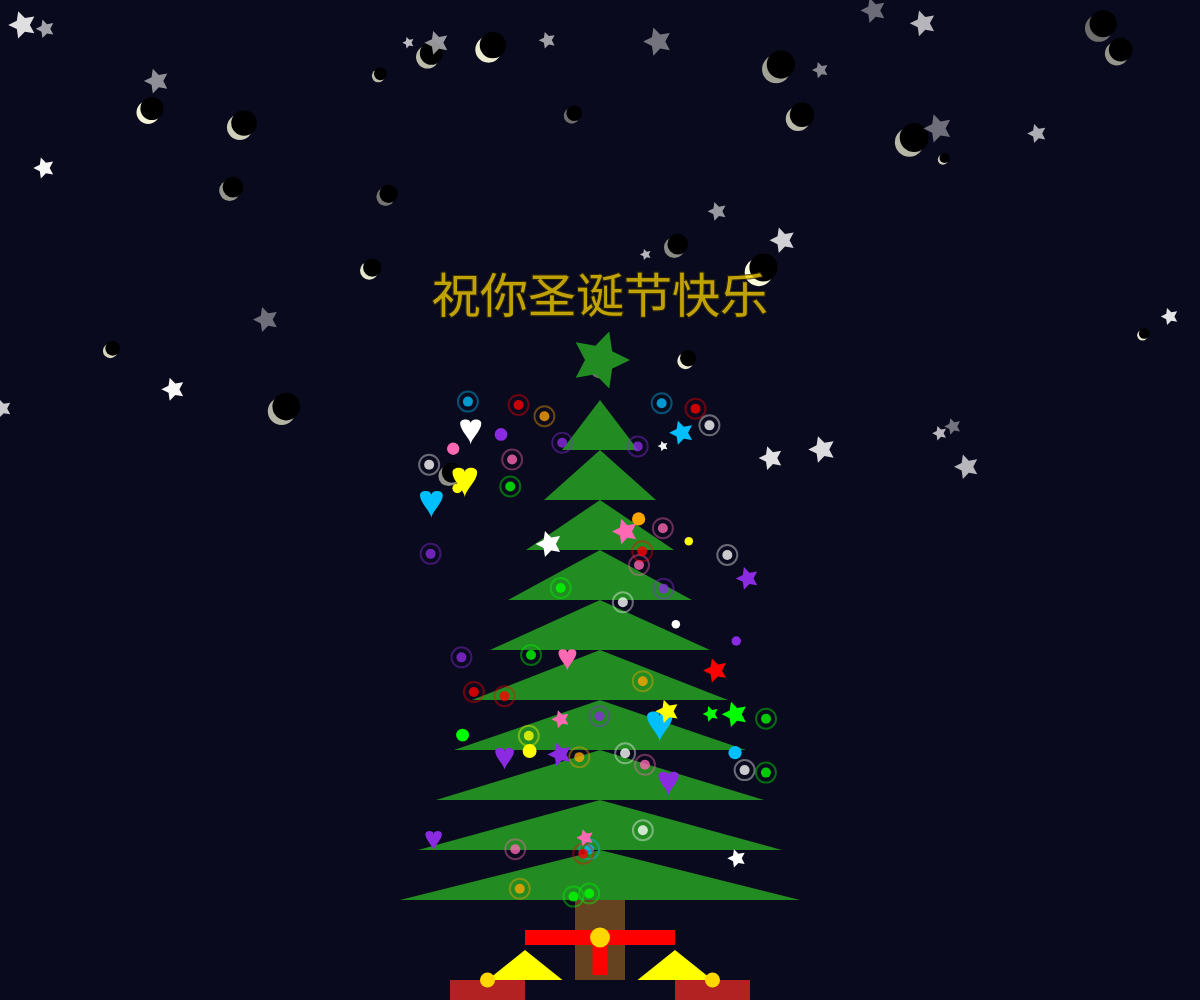
Frame 1 (no input)
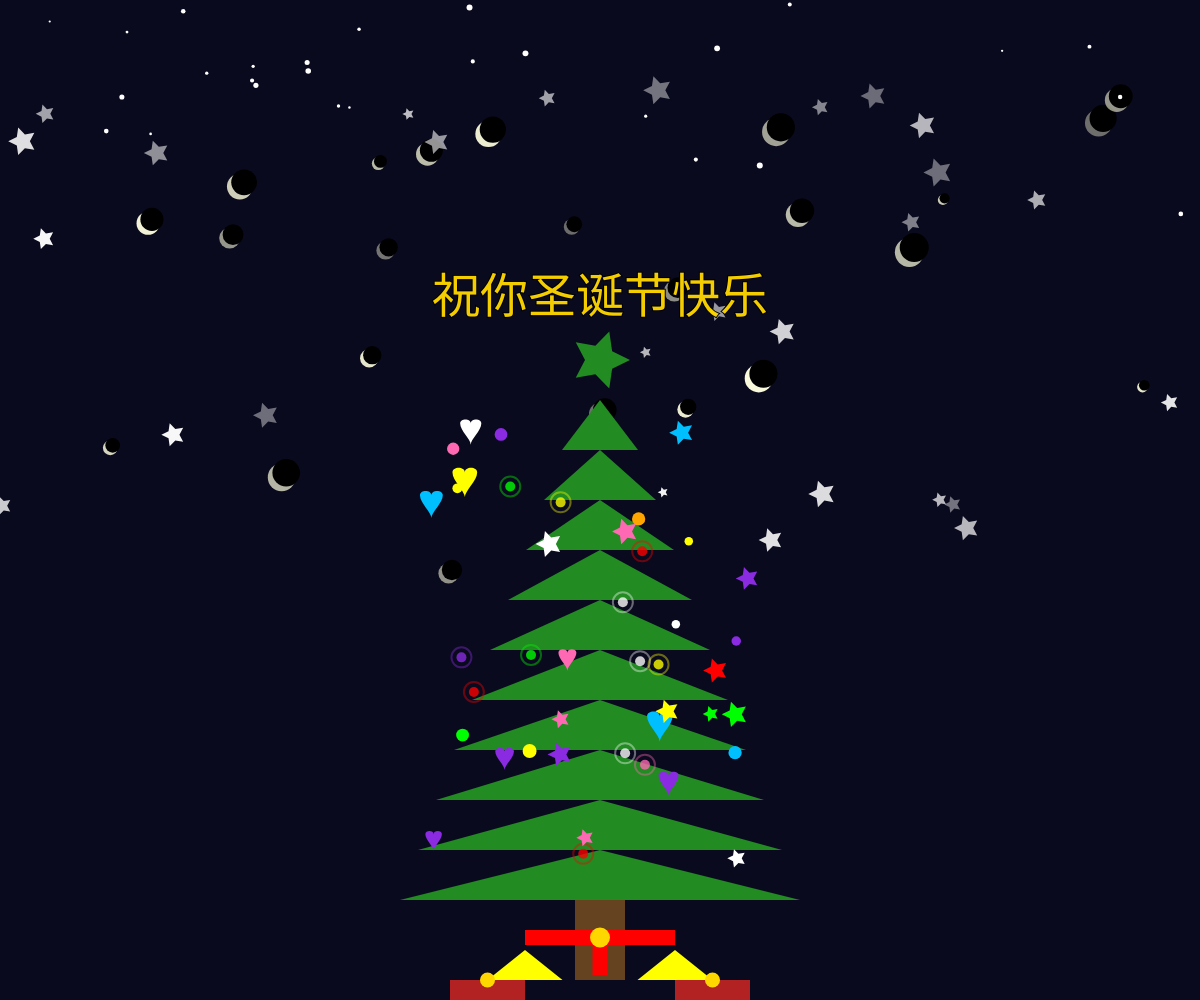
Frame 60 (no input)
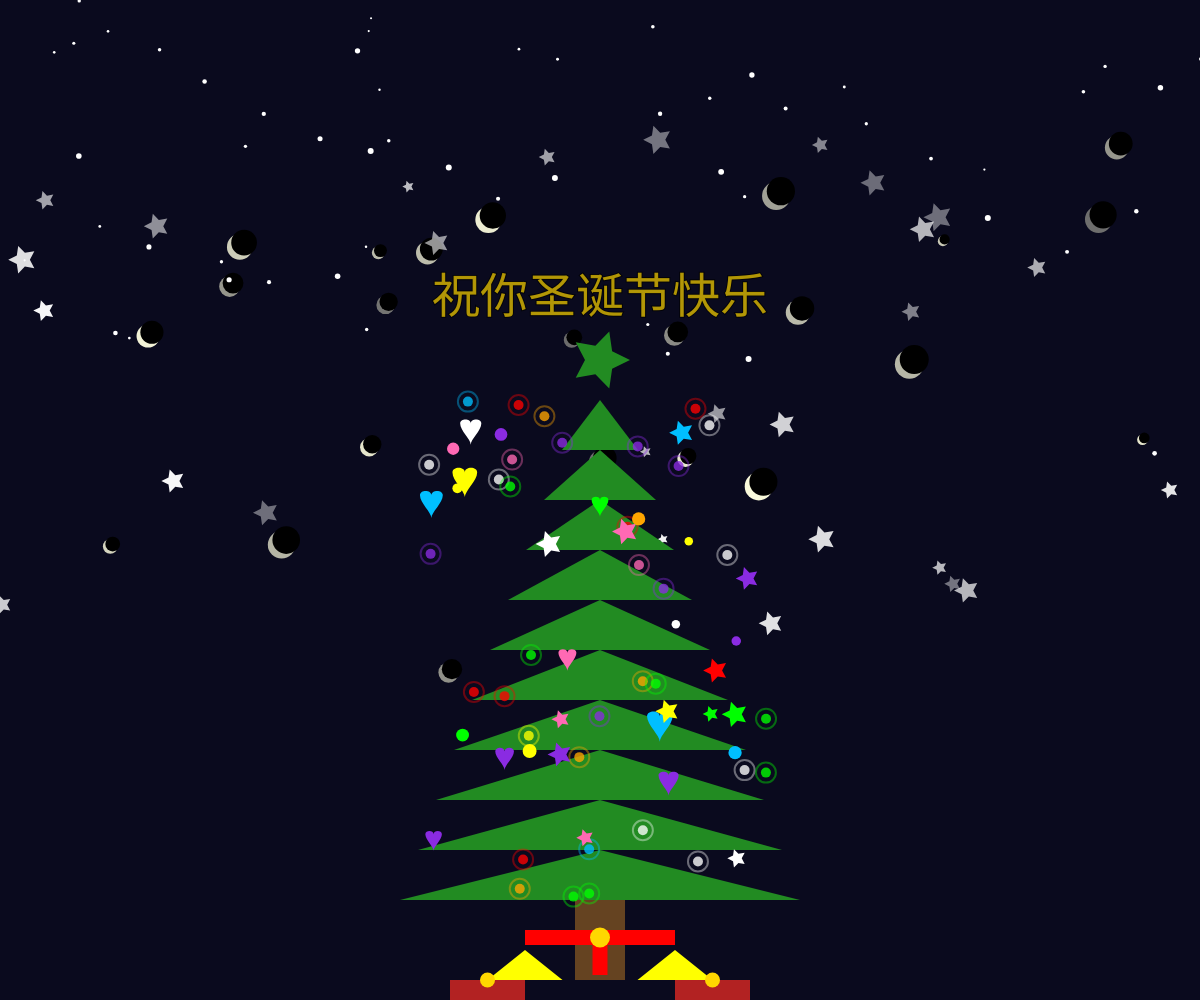
Frame 120 (the mouse pressed at the canvas centre since frame 60)

The p5.js sketch that drew these frames (run headless with seeded random() and noise() and a simulated clock; from frame 60 on, the mouse is pressed at the canvas centre):

// p5.js sketch
// ── sketch.js
// 定义颜色
const COLORS = [
  [255, 0, 0], // 红色
  [255, 255, 0], // 黄色
  [0, 191, 255], // 蓝色
  [255, 255, 255], // 白色
  [255, 105, 180], // 浅粉色
  [0, 255, 0], // 绿色
  [255, 165, 0], // 橙色
  [138, 43, 226], // 紫色
];

// 雪花类
class Snowflake {
  constructor() {
    this.reset();
  }

  reset() {
    this.x = random(0, width);
    this.y = random(-height, 0);
    this.speed = random(1, 4);
    this.size = random(2, 6);
    this.angle = random(TWO_PI);
    this.angularSpeed = random(-0.02, 0.02);
  }

  fall() {
    this.y += this.speed;
    this.x += sin(this.angle) * 0.5; // 轻微左右摆动
    this.angle += this.angularSpeed;

    if (this.y > height) {
      this.reset();
      this.y = 0;
    }
  }

  display() {
    noStroke();
    fill(255);
    ellipse(this.x, this.y, this.size);
  }
}

// 灯光类
class Light {
  constructor(x, y, color) {
    this.x = x;
    this.y = y;
    this.color = color;
    this.visible = true;
    this.timer = int(random(0, 60));
    this.flashInterval = int(random(30, 90));
  }

  update() {
    this.timer += 1;
    if (this.timer >= this.flashInterval) {
      this.visible = !this.visible;
      this.timer = 0;
      this.flashInterval = int(random(30, 90));
    }
  }

  display() {
    if (this.visible) {
      noStroke();
      fill(this.color[0], this.color[1], this.color[2], 200); // 半透明
      ellipse(this.x, this.y, 10);
      // 添加光晕效果
      noFill();
      stroke(this.color[0], this.color[1], this.color[2], 100);
      strokeWeight(2);
      ellipse(this.x, this.y, 20);
    }
  }
}

// 彩球类
class Ornament {
  constructor(x, y, color, size, shape = "circle") {
    this.x = x;
    this.y = y;
    this.color = color;
    this.size = size;
    this.shape = shape;
  }

  display() {
    noStroke();
    fill(this.color);
    if (this.shape === "circle") {
      ellipse(this.x, this.y, this.size);
    } else if (this.shape === "star") {
      drawStar(this.x, this.y, this.size / 2, this.size, 5);
    } else if (this.shape === "heart") {
      drawHeart(this.x, this.y, this.size);
    }
  }
}

// 动态文字类
class Message {
  constructor(x, y, msg, size, color) {
    this.x = x;
    this.y = y;
    this.msg = msg;
    this.size = size;
    this.color = color;
    this.alpha = 0; // 初始透明度
    this.fadeDirection = 1; // 1为淡入，-1为淡出
    this.glowRadius = 0; // 光晕半径
    this.glowDirection = 1; // 光晕扩展方向
  }

  update() {
    // 控制透明度变化，创建淡入淡出效果
    this.alpha += this.fadeDirection * 2;
    if (this.alpha > 255) {
      this.alpha = 255;
      this.fadeDirection = -1;
    } else if (this.alpha < 150) {
      this.alpha = 150;
      this.fadeDirection = 1;
    }

    // 控制光晕半径变化，创建脉动效果
    this.glowRadius += this.glowDirection * 0.5;
    if (this.glowRadius > 15 || this.glowRadius < 5) {
      this.glowDirection *= -1;
    }
  }

  display() {
    push();
    textFont("Arial"); // 使用内置字体
    textSize(this.size);
    textAlign(CENTER, CENTER);

    // 添加光晕效果
    drawingContext.shadowBlur = this.glowRadius;
    // 将 p5.js color 对象转换为 rgba() 字符串
    let c = color(this.color[0], this.color[1], this.color[2], this.alpha);
    let r = red(c);
    let g = green(c);
    let b = blue(c);
    let a = alpha(c) / 255;
    drawingContext.shadowColor = `rgba(${r},${g},${b},${a})`;

    // 添加文字描边
    stroke(0, this.alpha); // 黑色描边
    strokeWeight(2);
    fill(this.color[0], this.color[1], this.color[2], this.alpha);
    text(this.msg, this.x, this.y);
    pop();
  }
}

// 绘制星形
function drawStar(x, y, radius1, radius2, npoints) {
  let angle = TWO_PI / npoints;
  let halfAngle = angle / 2.0;
  beginShape();
  for (let a = 0; a < TWO_PI; a += angle) {
    let sx = x + cos(a) * radius1;
    let sy = y + sin(a) * radius1;
    vertex(sx, sy);
    sx = x + cos(a + halfAngle) * radius2;
    sy = y + sin(a + halfAngle) * radius2;
    vertex(sx, sy);
  }
  endShape(CLOSE);
}

// 绘制心形
function drawHeart(x, y, size) {
  beginShape();
  vertex(x, y);
  bezierVertex(x, y - size / 2, x - size, y - size / 2, x - size, y);
  bezierVertex(x - size, y + size / 1.5, x, y + size * 1.5, x, y + size * 2);
  bezierVertex(x, y + size * 1.5, x + size, y + size / 1.5, x + size, y);
  bezierVertex(x + size, y - size / 2, x, y - size / 2, x, y);
  endShape(CLOSE);
}

// 背景元素类（例如星星、月亮等）
class BackgroundElement {
  constructor(x, y, type = "star") {
    this.x = x;
    this.y = y;
    this.type = type;
    this.size = random(5, 15);
    this.alpha = random(100, 255);
    this.speed = random(0.5, 2);
  }

  update() {
    this.y += this.speed;
    if (this.y > height) {
      this.y = 0;
      this.x = random(0, width);
    }
  }

  display() {
    noStroke();
    if (this.type === "star") {
      fill(255, 255, 255, this.alpha);
      drawStar(this.x, this.y, this.size / 2, this.size, 5);
    } else if (this.type === "moon") {
      fill(255, 255, 224, this.alpha);
      ellipse(this.x, this.y, this.size * 2, this.size * 2);
      fill(0);
      ellipse(
        this.x + this.size / 3,
        this.y - this.size / 3,
        this.size * 2,
        this.size * 2
      );
    }
  }
}

let snowflakes = [];
const NUM_SNOWFLAKES = 200;

let lights = [];
const NUM_LIGHTS = 50;

let ornaments = [];
const NUM_ORNAMENTS = 30;

let backgroundElements = [];
const NUM_BACKGROUND_ELEMENTS = 50;

let treeBase;
const TREE_WIDTH = 400; // 增加树的宽度
const TREE_HEIGHT = 500; // 增加树的高度

let message; // 全局变量，用于存储 Message 对象

function setup() {
  createCanvas(windowWidth, windowHeight);
  treeBase = height - 100;

  // 初始化雪花
  for (let i = 0; i < NUM_SNOWFLAKES; i++) {
    snowflakes.push(new Snowflake());
  }

  // 初始化灯光
  for (let i = 0; i < NUM_LIGHTS; i++) {
    let x = random(
      width / 2 - TREE_WIDTH / 2 + 20,
      width / 2 + TREE_WIDTH / 2 - 20
    );
    let y = random(treeBase - TREE_HEIGHT, treeBase);
    let color = random(COLORS);
    lights.push(new Light(x, y, color));
  }

  // 初始化彩球
  for (let i = 0; i < NUM_ORNAMENTS; i++) {
    let x = random(
      width / 2 - TREE_WIDTH / 2 + 30,
      width / 2 + TREE_WIDTH / 2 - 30
    );
    let y = random(treeBase - TREE_HEIGHT + 20, treeBase - 20);
    let color = random(COLORS);
    let size = random(8, 14);
    let shapeRand = random();
    let shape = "circle";
    if (shapeRand < 0.33) {
      shape = "circle";
    } else if (shapeRand < 0.66) {
      shape = "star";
    } else {
      shape = "heart";
    }
    ornaments.push(new Ornament(x, y, color, size, shape));
  }

  // 初始化背景元素
  for (let i = 0; i < NUM_BACKGROUND_ELEMENTS; i++) {
    let x = random(0, width);
    let y = random(0, height / 2);
    let type = random(["star", "moon"]);
    backgroundElements.push(new BackgroundElement(x, y, type));
  }

  // 初始化动态文字
  message = new Message(
    width / 2, // x 坐标居中
    treeBase - TREE_HEIGHT - 100, // y 坐标在星星上方
    "祝你圣诞节快乐", // 文字内容
    48, // 字体大小，增大以更醒目
    [255, 215, 0] // 金色
  );
}

function draw() {
  background(10, 10, 30); // 深蓝色夜空

  // 绘制和更新背景元素
  for (let elem of backgroundElements) {
    elem.update();
    elem.display();
  }

  // 更新并绘制雪花
  for (let snowflake of snowflakes) {
    snowflake.fall();
    snowflake.display();
  }

  // 绘制圣诞树
  drawTree();

  // 更新并绘制灯光
  for (let light of lights) {
    light.update();
    light.display();
  }

  // 绘制彩球
  for (let ornament of ornaments) {
    ornament.display();
  }

  // 绘制缎带
  drawRibbon();

  // 绘制礼物
  drawGifts();

  // 更新并绘制动态文字
  message.update();
  message.display();
}

// 绘制圣诞树
function drawTree() {
  // 绘制树干
  fill(101, 67, 33); // 深棕色
  noStroke();
  rect(width / 2 - 25, treeBase, 50, 80); // 调整树干尺寸

  // 绘制树叶（多个三角形）
  fill(34, 139, 34); // 绿色
  const layers = 10; // 增加层数
  for (let i = 0; i < layers; i++) {
    // 每层逐渐变宽，顶部更尖
    let currentWidth = TREE_WIDTH - (i * (TREE_WIDTH * 0.9)) / layers; // 非线性缩减
    let currentHeight = TREE_HEIGHT / layers;
    let y1 = treeBase - i * currentHeight; // 当前层的基座 y 坐标
    let y2 = y1 - currentHeight; // 当前层的顶点 y 坐标
    triangle(
      width / 2,
      y2, // 顶点
      width / 2 - currentWidth / 2,
      y1, // 左基座
      width / 2 + currentWidth / 2,
      y1 // 右基座
    );
  }

  // 绘制星星
  drawStar(width / 2, treeBase - TREE_HEIGHT - 40, 30, 15, 5); // 调整星星位置和大小
}

// 绘制缎带
function drawRibbon() {
  fill(255, 0, 0); // 红色
  noStroke();
  // 绘制横向缎带
  rect(width / 2 - 75, treeBase + 30, 150, 15); // 调整缎带尺寸
  // 绘制竖向缎带
  rect(width / 2 - 7.5, treeBase + 30, 15, 45); // 调整缎带尺寸

  // 添加缎带装饰
  fill(255, 215, 0); // 金色
  ellipse(width / 2, treeBase + 37.5, 20, 20); // 调整装饰尺寸
}

// 绘制礼物
function drawGifts() {
  fill(178, 34, 34); // 深红色
  noStroke();
  // 礼物盒
  rect(width / 2 - 150, treeBase + 80, 75, 75); // 调整礼物位置和尺寸
  rect(width / 2 + 75, treeBase + 80, 75, 75); // 调整礼物位置和尺寸
  // 添加包装纸的蝴蝶结
  fill(255, 255, 0); // 黄色
  triangle(
    width / 2 - 112.5,
    treeBase + 80,
    width / 2 - 75,
    treeBase + 50,
    width / 2 - 37.5,
    treeBase + 80
  );
  triangle(
    width / 2 + 112.5,
    treeBase + 80,
    width / 2 + 75,
    treeBase + 50,
    width / 2 + 37.5,
    treeBase + 80
  );
  // 添加蝴蝶结中心
  fill(255, 215, 0); // 金色
  ellipse(width / 2 - 112.5, treeBase + 80, 15, 15);
  ellipse(width / 2 + 112.5, treeBase + 80, 15, 15);
}

// 响应窗口大小变化
function windowResized() {
  resizeCanvas(windowWidth, windowHeight);
  treeBase = height - 100;
  // 更新动态文字的位置
  message.x = width / 2;
  message.y = treeBase - TREE_HEIGHT - 60;
}

// 添加装饰品的交互
function mousePressed() {
  // 在点击位置添加一个装饰品
  if (
    mouseX > width / 2 - TREE_WIDTH / 2 &&
    mouseX < width / 2 + TREE_WIDTH / 2 &&
    mouseY > treeBase - TREE_HEIGHT &&
    mouseY < treeBase
  ) {
    let color = random(COLORS);
    let size = random(8, 14);
    let shapeRand = random();
    let shape = "circle";
    if (shapeRand < 0.33) {
      shape = "circle";
    } else if (shapeRand < 0.66) {
      shape = "star";
    } else {
      shape = "heart";
    }
    ornaments.push(new Ornament(mouseX, mouseY, color, size, shape));
  }
}

// ── styles.css
body {
  margin: 0;
  padding: 0;
  overflow: hidden; /*防止出现滚动条*/
  background-color: #000; /*黑色背景， 确保p5.js 背景不会覆盖*/
}
